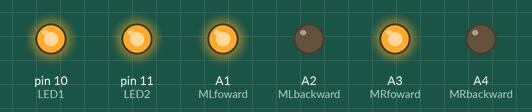
This sketch was run on a simulated Arduino Uno, built with avr-gcc and run on an emulated ATmega328P. Shown: output pins drawn as LEDs (lit = HIGH).

Above: at 2.5 s.
At 7.5 s:
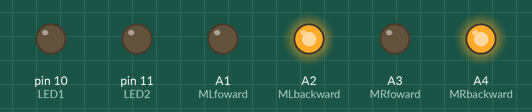
At 12.5 s:
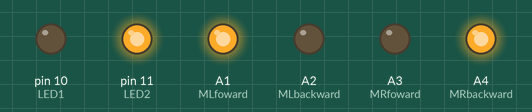
Timing chart, 0 to 19.5 s (numbered marks = the images above):
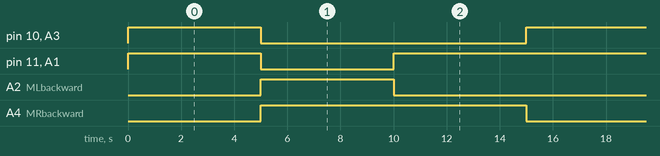

Measured:
- by itself, pin 10 (LED1), A2 (MLbackward), A3 (MRfoward): alternates HIGH for 5.0 s and LOW for 10.0 s
- by itself, pin 11 (LED2), A1 (MLfoward): repeats every 15.0 s: LOW 5.0 s, HIGH 10.0 s
- by itself, A4 (MRbackward): alternates HIGH for 10.0 s and LOW for 5.0 s

The sketch:

Test1_1.ino
```cpp
#include <NewPing.h>

const int LED1 = 10;
const int LED2 = 11;
const int TRIG = 12;
const int ECHO = 13;
const int MLfoward = A1;
const int MLbackward = A2;
const int MRfoward = A3;
const int MRbackward = A4;
const float distancecm = 20;
const float maxdistancecm = 500;
unsigned long currenttime = 0;
unsigned long past_time = 0;
int x = 0;


NewPing sonar(TRIG,ECHO,maxdistancecm);

void setup() {
  for (int x = 10; x < 13; x++){
    pinMode(x,OUTPUT);
  }
  pinMode(ECHO,INPUT);
  pinMode(A1,OUTPUT);
  pinMode(A2,OUTPUT);
  pinMode(A3,OUTPUT);
  pinMode(A4,OUTPUT);
}

void loop() {
  currenttime = millis();
  if ((currenttime - past_time) > 5000){
    x++;
    past_time = currenttime;
  }
    if (x == 3){
      digitalWrite(LED1, HIGH);
      digitalWrite(LED2, LOW);
      analogWrite(MLfoward,0);
      analogWrite(MRfoward,255);
      analogWrite(MLbackward,255);
      analogWrite(MRbackward,0);
      x = 0;
    }else if(x == 2){
      digitalWrite(LED1, LOW);
      digitalWrite(LED2, HIGH);
      analogWrite(MLfoward,255);
      analogWrite(MRfoward,0);
      analogWrite(MLbackward,0);
      analogWrite(MRbackward,255);
    }else if (x == 1){
      digitalWrite(LED1, LOW);
      digitalWrite(LED2, LOW);
      analogWrite(MLfoward,0);
      analogWrite(MRfoward,0);
      analogWrite(MLbackward,255);
      analogWrite(MRbackward,255);
    }else{
      digitalWrite(LED1, HIGH);
      digitalWrite(LED2, HIGH);
      analogWrite(MLfoward,255);
      analogWrite(MRfoward,255);
      analogWrite(MLbackward,0);
      analogWrite(MRbackward,0);
    }
}
```
